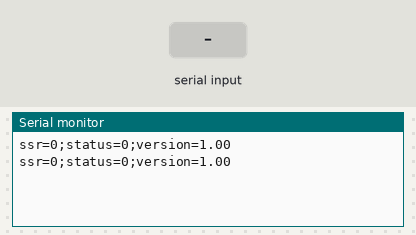
This sketch was run on a simulated Arduino Uno, built with avr-gcc and run on an emulated ATmega328P. Parts: the last lines printed to the serial monitor. The inputs (shaded band) are chosen by the test bench.

Above: at 1.2 s.
1.3 s: "1\n" received over Serial
At 2.5 s:
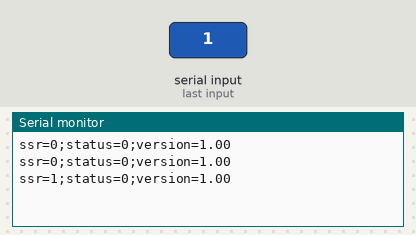
2.8 s: "2\n" received over Serial
At 3.8 s:
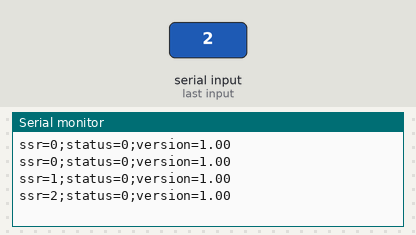
Timing chart, 0 to 5.8 s (numbered marks = the images above; inputs shaded):
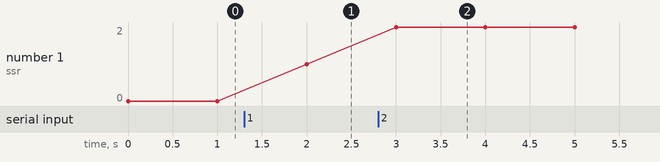

Measured:
- after the input at 1.3 s, the serial monitor: prints a new line after 0.70 s (image 1)
- after the input at 2.8 s, the serial monitor: prints a new line after 0.20 s (image 2)
- plotted number 1: 1 → 2 after the input at 2.8 s

The sketch:

usb_ssr.ino
```cpp
#define STATUS_OK 0
#define VERSION "1.00"
#define INTERVAL_UPDATE 1000
#define PIN 1

void setup() {
  Serial.begin(9600);
  pinMode(PIN, OUTPUT);
  digitalWrite(PIN, LOW);
  while (!Serial) delay(1);
}

void loop() {
  static char buf = '0';
  static char null = 0;

    // 入力処理
  if (Serial.available() > 0)
  {
    buf = Serial.read();

    // 受信バッファをクリア
    while (Serial.available() > 0){
      null = Serial.read();
    }
  }

  if (buf == '1'){
    digitalWrite(PIN, HIGH);
  }
  else{
    digitalWrite(PIN, LOW);
  }
  Serial.print("ssr=");
  Serial.print(buf);
  Serial.print(";status=");
  Serial.print(STATUS_OK);
  Serial.print(";version=");
  Serial.print(VERSION);
  Serial.print("\n");

  delay(INTERVAL_UPDATE);
}
```
